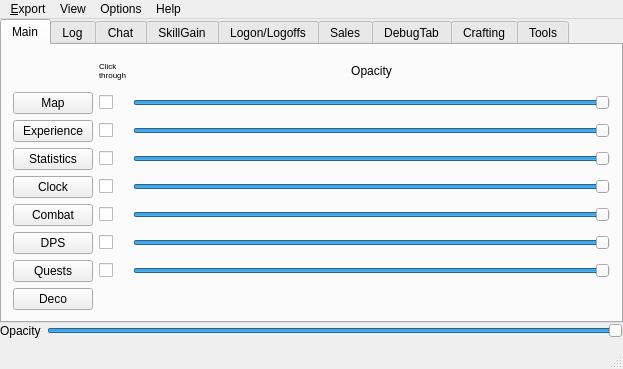
<?xml version="1.0" encoding="UTF-8"?>
<ui version="4.0">
 <class>MainWindow</class>
 <widget class="QMainWindow" name="MainWindow">
  <property name="windowModality">
   <enum>Qt::NonModal</enum>
  </property>
  <property name="geometry">
   <rect>
    <x>0</x>
    <y>0</y>
    <width>623</width>
    <height>369</height>
   </rect>
  </property>
  <property name="focusPolicy">
   <enum>Qt::StrongFocus</enum>
  </property>
  <property name="windowTitle">
   <string>Umuri's SOTA HUD</string>
  </property>
  <property name="windowOpacity">
   <double>1.000000000000000</double>
  </property>
  <property name="autoFillBackground">
   <bool>true</bool>
  </property>
  <widget class="QWidget" name="centralWidget">
   <layout class="QGridLayout" name="gridLayout">
    <property name="leftMargin">
     <number>0</number>
    </property>
    <property name="topMargin">
     <number>0</number>
    </property>
    <property name="rightMargin">
     <number>0</number>
    </property>
    <property name="bottomMargin">
     <number>9</number>
    </property>
    <property name="horizontalSpacing">
     <number>2</number>
    </property>
    <property name="verticalSpacing">
     <number>0</number>
    </property>
    <item row="3" column="0">
     <layout class="QGridLayout" name="layoutButtons">
      <item row="1" column="1">
       <widget class="QSlider" name="sldOpacity">
        <property name="minimum">
         <number>20</number>
        </property>
        <property name="maximum">
         <number>100</number>
        </property>
        <property name="singleStep">
         <number>5</number>
        </property>
        <property name="pageStep">
         <number>5</number>
        </property>
        <property name="sliderPosition">
         <number>100</number>
        </property>
        <property name="orientation">
         <enum>Qt::Horizontal</enum>
        </property>
       </widget>
      </item>
      <item row="1" column="0">
       <widget class="QLabel" name="lblOpacity">
        <property name="text">
         <string>Opacity</string>
        </property>
       </widget>
      </item>
     </layout>
    </item>
    <item row="2" column="0">
     <widget class="QTabWidget" name="tabMainTab">
      <property name="layoutDirection">
       <enum>Qt::LeftToRight</enum>
      </property>
      <property name="autoFillBackground">
       <bool>true</bool>
      </property>
      <property name="currentIndex">
       <number>0</number>
      </property>
      <widget class="QWidget" name="tabControlMain">
       <attribute name="title">
        <string>Main</string>
       </attribute>
       <layout class="QGridLayout" name="gridLayout_3">
        <item row="3" column="2">
         <widget class="QSlider" name="sldStatsOpacity">
          <property name="minimum">
           <number>20</number>
          </property>
          <property name="maximum">
           <number>100</number>
          </property>
          <property name="singleStep">
           <number>5</number>
          </property>
          <property name="pageStep">
           <number>5</number>
          </property>
          <property name="value">
           <number>100</number>
          </property>
          <property name="orientation">
           <enum>Qt::Horizontal</enum>
          </property>
         </widget>
        </item>
        <item row="4" column="0">
         <widget class="QPushButton" name="btnClockWindow">
          <property name="text">
           <string>Clock</string>
          </property>
          <property name="checkable">
           <bool>true</bool>
          </property>
         </widget>
        </item>
        <item row="6" column="2">
         <widget class="QSlider" name="sldDPSOpacity">
          <property name="minimum">
           <number>20</number>
          </property>
          <property name="maximum">
           <number>100</number>
          </property>
          <property name="singleStep">
           <number>5</number>
          </property>
          <property name="pageStep">
           <number>5</number>
          </property>
          <property name="value">
           <number>100</number>
          </property>
          <property name="orientation">
           <enum>Qt::Horizontal</enum>
          </property>
         </widget>
        </item>
        <item row="6" column="1">
         <widget class="QCheckBox" name="chkDPSClickthrough">
          <property name="sizePolicy">
           <sizepolicy hsizetype="Fixed" vsizetype="Fixed">
            <horstretch>0</horstretch>
            <verstretch>0</verstretch>
           </sizepolicy>
          </property>
          <property name="text">
           <string/>
          </property>
         </widget>
        </item>
        <item row="6" column="0">
         <widget class="QPushButton" name="btnDPSWindow">
          <property name="text">
           <string>DPS</string>
          </property>
          <property name="checkable">
           <bool>true</bool>
          </property>
         </widget>
        </item>
        <item row="1" column="2">
         <widget class="QSlider" name="sldMapOpacity">
          <property name="minimum">
           <number>20</number>
          </property>
          <property name="maximum">
           <number>100</number>
          </property>
          <property name="singleStep">
           <number>5</number>
          </property>
          <property name="pageStep">
           <number>5</number>
          </property>
          <property name="value">
           <number>100</number>
          </property>
          <property name="orientation">
           <enum>Qt::Horizontal</enum>
          </property>
         </widget>
        </item>
        <item row="1" column="0">
         <widget class="QPushButton" name="btnMapWindow">
          <property name="text">
           <string>Map</string>
          </property>
          <property name="checkable">
           <bool>true</bool>
          </property>
         </widget>
        </item>
        <item row="4" column="2">
         <widget class="QSlider" name="sldClockOpacity">
          <property name="minimum">
           <number>20</number>
          </property>
          <property name="maximum">
           <number>100</number>
          </property>
          <property name="singleStep">
           <number>5</number>
          </property>
          <property name="pageStep">
           <number>5</number>
          </property>
          <property name="value">
           <number>100</number>
          </property>
          <property name="orientation">
           <enum>Qt::Horizontal</enum>
          </property>
         </widget>
        </item>
        <item row="2" column="0">
         <widget class="QPushButton" name="btnExpWindow">
          <property name="text">
           <string>Experience</string>
          </property>
          <property name="checkable">
           <bool>true</bool>
          </property>
         </widget>
        </item>
        <item row="1" column="1">
         <widget class="QCheckBox" name="chkMapClickthrough">
          <property name="sizePolicy">
           <sizepolicy hsizetype="Fixed" vsizetype="Fixed">
            <horstretch>0</horstretch>
            <verstretch>0</verstretch>
           </sizepolicy>
          </property>
          <property name="text">
           <string/>
          </property>
         </widget>
        </item>
        <item row="0" column="2">
         <widget class="QLabel" name="lblOpacity_2">
          <property name="sizePolicy">
           <sizepolicy hsizetype="Preferred" vsizetype="Minimum">
            <horstretch>0</horstretch>
            <verstretch>0</verstretch>
           </sizepolicy>
          </property>
          <property name="maximumSize">
           <size>
            <width>16777215</width>
            <height>50</height>
           </size>
          </property>
          <property name="text">
           <string>Opacity</string>
          </property>
          <property name="alignment">
           <set>Qt::AlignCenter</set>
          </property>
         </widget>
        </item>
        <item row="0" column="1">
         <widget class="QLabel" name="lblClickThrough">
          <property name="sizePolicy">
           <sizepolicy hsizetype="Preferred" vsizetype="Fixed">
            <horstretch>0</horstretch>
            <verstretch>0</verstretch>
           </sizepolicy>
          </property>
          <property name="maximumSize">
           <size>
            <width>16777215</width>
            <height>50</height>
           </size>
          </property>
          <property name="text">
           <string>&lt;html&gt;&lt;head/&gt;&lt;body&gt;&lt;p&gt;&lt;span style=&quot; font-size:6pt;&quot;&gt;Click&lt;br/&gt;through&lt;/span&gt;&lt;/p&gt;&lt;/body&gt;&lt;/html&gt;</string>
          </property>
         </widget>
        </item>
        <item row="2" column="2">
         <widget class="QSlider" name="sldExpOpacity">
          <property name="minimum">
           <number>20</number>
          </property>
          <property name="maximum">
           <number>100</number>
          </property>
          <property name="singleStep">
           <number>5</number>
          </property>
          <property name="pageStep">
           <number>5</number>
          </property>
          <property name="value">
           <number>100</number>
          </property>
          <property name="orientation">
           <enum>Qt::Horizontal</enum>
          </property>
         </widget>
        </item>
        <item row="5" column="0">
         <widget class="QPushButton" name="btnCombatWindow">
          <property name="text">
           <string>Combat</string>
          </property>
          <property name="checkable">
           <bool>true</bool>
          </property>
         </widget>
        </item>
        <item row="5" column="1">
         <widget class="QCheckBox" name="chkCombatClickthrough">
          <property name="sizePolicy">
           <sizepolicy hsizetype="Fixed" vsizetype="Fixed">
            <horstretch>0</horstretch>
            <verstretch>0</verstretch>
           </sizepolicy>
          </property>
          <property name="text">
           <string/>
          </property>
         </widget>
        </item>
        <item row="5" column="2">
         <widget class="QSlider" name="sldCombatOpacity">
          <property name="minimum">
           <number>20</number>
          </property>
          <property name="maximum">
           <number>100</number>
          </property>
          <property name="singleStep">
           <number>5</number>
          </property>
          <property name="pageStep">
           <number>5</number>
          </property>
          <property name="value">
           <number>100</number>
          </property>
          <property name="orientation">
           <enum>Qt::Horizontal</enum>
          </property>
         </widget>
        </item>
        <item row="4" column="1">
         <widget class="QCheckBox" name="chkClockClickthrough">
          <property name="sizePolicy">
           <sizepolicy hsizetype="Fixed" vsizetype="Fixed">
            <horstretch>0</horstretch>
            <verstretch>0</verstretch>
           </sizepolicy>
          </property>
          <property name="text">
           <string/>
          </property>
         </widget>
        </item>
        <item row="2" column="1">
         <widget class="QCheckBox" name="chkExpClickthrough">
          <property name="sizePolicy">
           <sizepolicy hsizetype="Fixed" vsizetype="Fixed">
            <horstretch>0</horstretch>
            <verstretch>0</verstretch>
           </sizepolicy>
          </property>
          <property name="text">
           <string/>
          </property>
         </widget>
        </item>
        <item row="3" column="0">
         <widget class="QPushButton" name="btnStatsWindow">
          <property name="text">
           <string>Statistics</string>
          </property>
          <property name="checkable">
           <bool>true</bool>
          </property>
         </widget>
        </item>
        <item row="3" column="1">
         <widget class="QCheckBox" name="chkStatsClickthrough">
          <property name="sizePolicy">
           <sizepolicy hsizetype="Fixed" vsizetype="Fixed">
            <horstretch>0</horstretch>
            <verstretch>0</verstretch>
           </sizepolicy>
          </property>
          <property name="text">
           <string/>
          </property>
         </widget>
        </item>
        <item row="8" column="0">
         <widget class="QPushButton" name="btnDeco">
          <property name="text">
           <string>Deco</string>
          </property>
          <property name="checkable">
           <bool>true</bool>
          </property>
         </widget>
        </item>
        <item row="7" column="0">
         <widget class="QPushButton" name="btnQuestWindow">
          <property name="text">
           <string>Quests</string>
          </property>
          <property name="checkable">
           <bool>true</bool>
          </property>
         </widget>
        </item>
        <item row="7" column="1">
         <widget class="QCheckBox" name="chkQuestClickthrough">
          <property name="sizePolicy">
           <sizepolicy hsizetype="Fixed" vsizetype="Fixed">
            <horstretch>0</horstretch>
            <verstretch>0</verstretch>
           </sizepolicy>
          </property>
          <property name="text">
           <string/>
          </property>
         </widget>
        </item>
        <item row="7" column="2">
         <widget class="QSlider" name="sldQuestOpacity">
          <property name="minimum">
           <number>20</number>
          </property>
          <property name="maximum">
           <number>100</number>
          </property>
          <property name="singleStep">
           <number>5</number>
          </property>
          <property name="pageStep">
           <number>5</number>
          </property>
          <property name="value">
           <number>100</number>
          </property>
          <property name="orientation">
           <enum>Qt::Horizontal</enum>
          </property>
         </widget>
        </item>
       </layout>
      </widget>
      <widget class="QWidget" name="tabLog">
       <attribute name="title">
        <string>Log</string>
       </attribute>
       <layout class="QHBoxLayout" name="horizontalLayout_2">
        <property name="spacing">
         <number>1</number>
        </property>
        <property name="leftMargin">
         <number>1</number>
        </property>
        <property name="topMargin">
         <number>1</number>
        </property>
        <property name="rightMargin">
         <number>1</number>
        </property>
        <property name="bottomMargin">
         <number>1</number>
        </property>
        <item>
         <widget class="QListWidget" name="listLog">
          <property name="autoScrollMargin">
           <number>32</number>
          </property>
          <property name="editTriggers">
           <set>QAbstractItemView::NoEditTriggers</set>
          </property>
          <property name="selectionMode">
           <enum>QAbstractItemView::MultiSelection</enum>
          </property>
         </widget>
        </item>
       </layout>
      </widget>
      <widget class="QWidget" name="tabChat">
       <attribute name="title">
        <string>Chat</string>
       </attribute>
       <layout class="QHBoxLayout" name="horizontalLayout_14">
        <property name="leftMargin">
         <number>1</number>
        </property>
        <property name="topMargin">
         <number>1</number>
        </property>
        <property name="rightMargin">
         <number>1</number>
        </property>
        <property name="bottomMargin">
         <number>1</number>
        </property>
        <item>
         <widget class="QListWidget" name="listChat">
          <property name="autoScrollMargin">
           <number>32</number>
          </property>
          <property name="editTriggers">
           <set>QAbstractItemView::NoEditTriggers</set>
          </property>
          <property name="selectionMode">
           <enum>QAbstractItemView::ExtendedSelection</enum>
          </property>
         </widget>
        </item>
       </layout>
      </widget>
      <widget class="QWidget" name="tabSkillGain">
       <attribute name="title">
        <string>SkillGain</string>
       </attribute>
       <layout class="QHBoxLayout" name="horizontalLayout">
        <property name="leftMargin">
         <number>1</number>
        </property>
        <property name="topMargin">
         <number>1</number>
        </property>
        <property name="rightMargin">
         <number>1</number>
        </property>
        <property name="bottomMargin">
         <number>1</number>
        </property>
        <item>
         <widget class="QListWidget" name="listSkillGain">
          <property name="selectionMode">
           <enum>QAbstractItemView::ExtendedSelection</enum>
          </property>
          <property name="isWrapping" stdset="0">
           <bool>false</bool>
          </property>
          <property name="wordWrap">
           <bool>true</bool>
          </property>
         </widget>
        </item>
       </layout>
      </widget>
      <widget class="QWidget" name="tabLoginsLogoffs">
       <attribute name="title">
        <string>Logon/Logoffs</string>
       </attribute>
       <layout class="QHBoxLayout" name="horizontalLayout_11">
        <property name="leftMargin">
         <number>1</number>
        </property>
        <property name="topMargin">
         <number>1</number>
        </property>
        <property name="rightMargin">
         <number>1</number>
        </property>
        <property name="bottomMargin">
         <number>1</number>
        </property>
        <item>
         <widget class="QListWidget" name="listLoginsLogoffs">
          <property name="selectionMode">
           <enum>QAbstractItemView::ExtendedSelection</enum>
          </property>
         </widget>
        </item>
       </layout>
      </widget>
      <widget class="QWidget" name="tabVendors">
       <attribute name="title">
        <string>Sales</string>
       </attribute>
       <layout class="QHBoxLayout" name="horizontalLayout_17">
        <property name="spacing">
         <number>1</number>
        </property>
        <property name="leftMargin">
         <number>1</number>
        </property>
        <property name="topMargin">
         <number>1</number>
        </property>
        <property name="rightMargin">
         <number>1</number>
        </property>
        <property name="bottomMargin">
         <number>1</number>
        </property>
        <item>
         <widget class="QListWidget" name="listVendors"/>
        </item>
       </layout>
      </widget>
      <widget class="QWidget" name="tabDebug">
       <attribute name="title">
        <string>DebugTab</string>
       </attribute>
       <layout class="QHBoxLayout" name="horizontalLayout_3">
        <property name="spacing">
         <number>1</number>
        </property>
        <property name="leftMargin">
         <number>1</number>
        </property>
        <property name="topMargin">
         <number>1</number>
        </property>
        <property name="rightMargin">
         <number>1</number>
        </property>
        <property name="bottomMargin">
         <number>1</number>
        </property>
        <item>
         <widget class="QListWidget" name="listDebug">
          <property name="autoScrollMargin">
           <number>32</number>
          </property>
          <property name="editTriggers">
           <set>QAbstractItemView::NoEditTriggers</set>
          </property>
          <property name="selectionMode">
           <enum>QAbstractItemView::ExtendedSelection</enum>
          </property>
          <property name="verticalScrollMode">
           <enum>QAbstractItemView::ScrollPerItem</enum>
          </property>
         </widget>
        </item>
       </layout>
      </widget>
      <widget class="QWidget" name="tabCrafting">
       <attribute name="title">
        <string>Crafting</string>
       </attribute>
       <layout class="QHBoxLayout" name="horizontalLayout_12">
        <property name="leftMargin">
         <number>0</number>
        </property>
        <property name="topMargin">
         <number>0</number>
        </property>
        <property name="rightMargin">
         <number>0</number>
        </property>
        <property name="bottomMargin">
         <number>0</number>
        </property>
        <item>
         <widget class="QTabWidget" name="tabCraftingTab">
          <property name="currentIndex">
           <number>0</number>
          </property>
          <widget class="QWidget" name="tabCraftingSalvage">
           <attribute name="title">
            <string>Salvage</string>
           </attribute>
           <layout class="QHBoxLayout" name="horizontalLayout_13">
            <property name="leftMargin">
             <number>0</number>
            </property>
            <property name="topMargin">
             <number>0</number>
            </property>
            <property name="rightMargin">
             <number>0</number>
            </property>
            <property name="bottomMargin">
             <number>0</number>
            </property>
            <item>
             <widget class="QTableWidget" name="tblCraftingSalvage">
              <property name="editTriggers">
               <set>QAbstractItemView::NoEditTriggers</set>
              </property>
              <property name="sortingEnabled">
               <bool>true</bool>
              </property>
              <column>
               <property name="text">
                <string>Salvaged Item</string>
               </property>
              </column>
              <column>
               <property name="text">
                <string>Salvage Recovered</string>
               </property>
              </column>
              <column>
               <property name="text">
                <string>Amount</string>
               </property>
              </column>
              <column>
               <property name="text">
                <string>Count</string>
               </property>
              </column>
              <column>
               <property name="text">
                <string>Average per Item</string>
               </property>
              </column>
             </widget>
            </item>
           </layout>
          </widget>
          <widget class="QWidget" name="tabCraftingFishing">
           <attribute name="title">
            <string>Fishing</string>
           </attribute>
           <layout class="QHBoxLayout" name="horizontalLayout_15">
            <property name="leftMargin">
             <number>1</number>
            </property>
            <property name="topMargin">
             <number>1</number>
            </property>
            <property name="rightMargin">
             <number>1</number>
            </property>
            <property name="bottomMargin">
             <number>1</number>
            </property>
            <item>
             <widget class="QListWidget" name="listCraftingFishing">
              <property name="editTriggers">
               <set>QAbstractItemView::NoEditTriggers</set>
              </property>
              <property name="selectionMode">
               <enum>QAbstractItemView::ExtendedSelection</enum>
              </property>
             </widget>
            </item>
           </layout>
          </widget>
          <widget class="QWidget" name="tabCraftingCrafting">
           <attribute name="title">
            <string>Crafting</string>
           </attribute>
           <layout class="QHBoxLayout" name="horizontalLayout_16">
            <property name="leftMargin">
             <number>1</number>
            </property>
            <property name="topMargin">
             <number>1</number>
            </property>
            <property name="rightMargin">
             <number>1</number>
            </property>
            <property name="bottomMargin">
             <number>1</number>
            </property>
            <item>
             <widget class="QListWidget" name="listCraftingCrafting">
              <property name="editTriggers">
               <set>QAbstractItemView::NoEditTriggers</set>
              </property>
              <property name="selectionMode">
               <enum>QAbstractItemView::ExtendedSelection</enum>
              </property>
             </widget>
            </item>
           </layout>
          </widget>
         </widget>
        </item>
       </layout>
      </widget>
      <widget class="QWidget" name="tabTools">
       <attribute name="title">
        <string>Tools</string>
       </attribute>
       <layout class="QGridLayout" name="gridLayout_2">
        <item row="5" column="0">
         <widget class="QPushButton" name="btnControlPoint">
          <property name="text">
           <string>Start Control Point Timer</string>
          </property>
         </widget>
        </item>
        <item row="2" column="0">
         <widget class="QCheckBox" name="chkControlPointNoisy">
          <property name="text">
           <string>Audio Warning on Wave Start</string>
          </property>
          <property name="checked">
           <bool>true</bool>
          </property>
         </widget>
        </item>
        <item row="0" column="0">
         <widget class="QCheckBox" name="chkControlPoint15Second">
          <property name="text">
           <string>15 Second Audio Warning before Waves</string>
          </property>
          <property name="checked">
           <bool>true</bool>
          </property>
         </widget>
        </item>
        <item row="1" column="0">
         <widget class="QCheckBox" name="chkControlPoint30Second">
          <property name="text">
           <string>30 Second Audio Warning before Waves</string>
          </property>
          <property name="checked">
           <bool>true</bool>
          </property>
         </widget>
        </item>
        <item row="3" column="0">
         <widget class="QLabel" name="lblControlPointStatus">
          <property name="text">
           <string>Timer Off</string>
          </property>
          <property name="alignment">
           <set>Qt::AlignCenter</set>
          </property>
         </widget>
        </item>
       </layout>
      </widget>
     </widget>
    </item>
   </layout>
  </widget>
  <widget class="QMenuBar" name="menuBar">
   <property name="geometry">
    <rect>
     <x>0</x>
     <y>0</y>
     <width>623</width>
     <height>18</height>
    </rect>
   </property>
   <property name="autoFillBackground">
    <bool>true</bool>
   </property>
   <widget class="QMenu" name="menuBacon">
    <property name="title">
     <string>&amp;Export</string>
    </property>
    <addaction name="actionCurrent_Visible_Table_csv"/>
   </widget>
   <widget class="QMenu" name="menuAbout">
    <property name="title">
     <string>Help</string>
    </property>
    <addaction name="actionAbout"/>
    <addaction name="actionCredits"/>
   </widget>
   <widget class="QMenu" name="menuOptions">
    <property name="title">
     <string>Options</string>
    </property>
    <addaction name="actionConfiguration"/>
   </widget>
   <widget class="QMenu" name="menuView">
    <property name="title">
     <string>View</string>
    </property>
    <addaction name="actionStay_On_Top"/>
    <addaction name="actionFrameless"/>
    <addaction name="actionScroll_to_bottom_on_chat_log_debug"/>
    <addaction name="actionHide_Menu_bar_when_frameless"/>
   </widget>
   <addaction name="menuBacon"/>
   <addaction name="menuView"/>
   <addaction name="menuOptions"/>
   <addaction name="menuAbout"/>
  </widget>
  <widget class="QStatusBar" name="statusBar">
   <property name="enabled">
    <bool>true</bool>
   </property>
  </widget>
  <action name="actionCurrent_Visible_Table_csv">
   <property name="text">
    <string>&amp;Current Visible Table (csv)</string>
   </property>
  </action>
  <action name="actionAbout">
   <property name="text">
    <string>About</string>
   </property>
  </action>
  <action name="actionConfiguration">
   <property name="text">
    <string>Configuration</string>
   </property>
  </action>
  <action name="actionStay_On_Top">
   <property name="checkable">
    <bool>true</bool>
   </property>
   <property name="checked">
    <bool>true</bool>
   </property>
   <property name="text">
    <string>Stay On Top</string>
   </property>
  </action>
  <action name="actionFrameless">
   <property name="checkable">
    <bool>true</bool>
   </property>
   <property name="text">
    <string>Frameless</string>
   </property>
  </action>
  <action name="actionScroll_to_bottom_on_chat_log_debug">
   <property name="checkable">
    <bool>true</bool>
   </property>
   <property name="checked">
    <bool>true</bool>
   </property>
   <property name="text">
    <string>Scroll to bottom on chat/log/debug</string>
   </property>
  </action>
  <action name="actionHide_Menu_bar_when_frameless">
   <property name="checkable">
    <bool>true</bool>
   </property>
   <property name="checked">
    <bool>true</bool>
   </property>
   <property name="text">
    <string>Hide Main Tab when Frameless</string>
   </property>
  </action>
  <action name="actionCredits">
   <property name="text">
    <string>Credits</string>
   </property>
  </action>
 </widget>
 <layoutdefault spacing="6" margin="11"/>
 <resources/>
 <connections/>
</ui>
